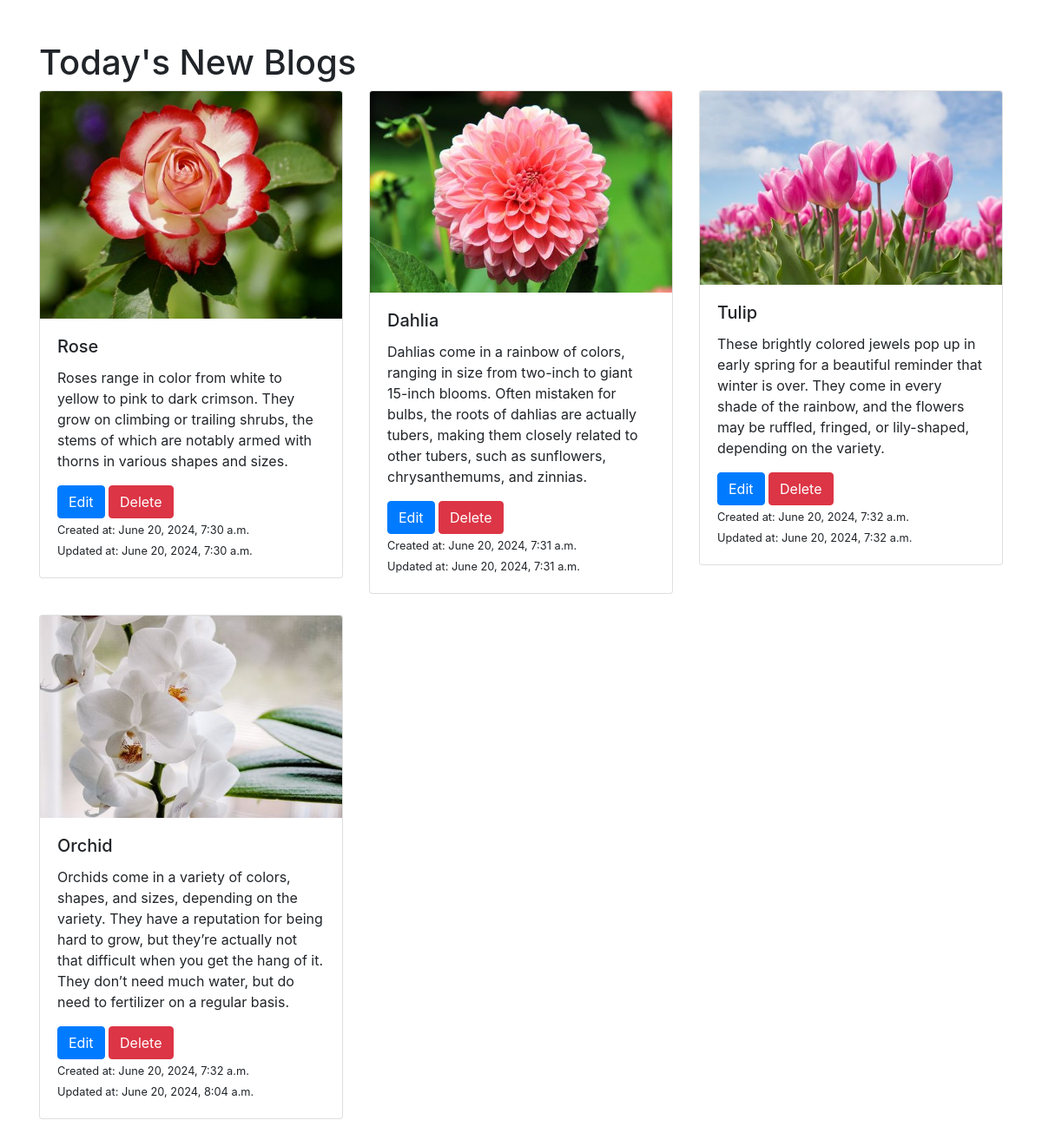
The page //home on the database its author committed.
### gallery/models.py (models this page shows, shortened)
class Product(models.Model):
	name = models.CharField(max_length=255)
	description = models.TextField()
	image = models.ImageField(upload_to='products/')
	created_at = models.DateTimeField(auto_now_add=True)
	updated_at = models.DateTimeField(auto_now=True)
	def short_description(self):
		words = self.description.split()
		if len(words) > 50:
			return ' '.join(words[:30]) + '...'
		else:
			return self.description

### gallery/views.py (called while the page is built)
def product_list(request):
	products = Product.objects.all()
	return render(request, 'index.html', {'products': products})

### templates/index.html (shortened to what this page needs)
<!DOCTYPE html>
<html lang="en">
<head>
    <link rel="stylesheet" href="https://maxcdn.bootstrapcdn.com/bootstrap/4.5.2/css/bootstrap.min.css">
</head>
<body>
    <div class="container mt-5">
        <h1>Today's New Blogs</h1>
        <div class="row">
            {% for product in products %}
                <div class="col-md-4 mb-4">
                    <div class="card">
                        <a href="{% url 'product_detail' product.pk %}">
                            <img src="{{ product.image.url }}" alt="{{ product.name }}" class="card-img-top">
                        </a>
                        <div class="card-body">
                            <h5 class="card-title">{{ product.name }}</h5>
                            <p class="card-text">{{ product.short_description }}</p>
                            <a href="{% url 'edit_product' product.pk %}" class="btn btn-primary">Edit</a>
                            <a href="{% url 'delete_product' product.pk %}" class="btn btn-danger">Delete</a> <br>
                            <small class="card-text">Created at: {{ product.created_at }}</small> <br>
                            <small class="card-text">Updated at: {{ product.updated_at }}</small>
                        </div>
                    </div>
                </div>
            {% endfor %}
        </div>
    </div>
</body>
</html>

### rows shown on the page
Product: image (picture), name "Rose", short_description "Roses range in color from white to yellow to pink to dark crimson. They grow on climbing or trailing shrubs, the stems of which are notably armed with thorns in various shapes and sizes.", created_at "June 20, 2024, 7:30 a.m.", updated_at "June 20, 2024, 7:30 a.m."
Product: image (picture), name "Dahlia", short_description "Dahlias come in a rainbow of colors, ranging in size from two-inch to giant 15-inch blooms. Often mistaken for bulbs, the roots of dahlias are actually tubers, making them closely related to other tubers, such as sunflowers, chrysanthemums, and zinnias.", created_at "June 20, 2024, 7:31 a.m.", updated_at "June 20, 2024, 7:31 a.m."
Product: image (picture), name "Tulip", short_description "These brightly colored jewels pop up in early spring for a beautiful reminder that winter is over. They come in every shade of the rainbow, and the flowers may be ruffled, fringed, or lily-shaped, depending on the variety.", created_at "June 20, 2024, 7:32 a.m.", updated_at "June 20, 2024, 7:32 a.m."
Product: image (picture), name "Orchid", short_description "Orchids come in a variety of colors, shapes, and sizes, depending on the variety. They have a reputation for being hard to grow, but they’re actually not that difficult when you get the hang of it. They don’t need much water, but do need to fertilizer on a regular basis.", created_at "June 20, 2024, 7:32 a.m.", updated_at "June 20, 2024, 8:04 a.m."
